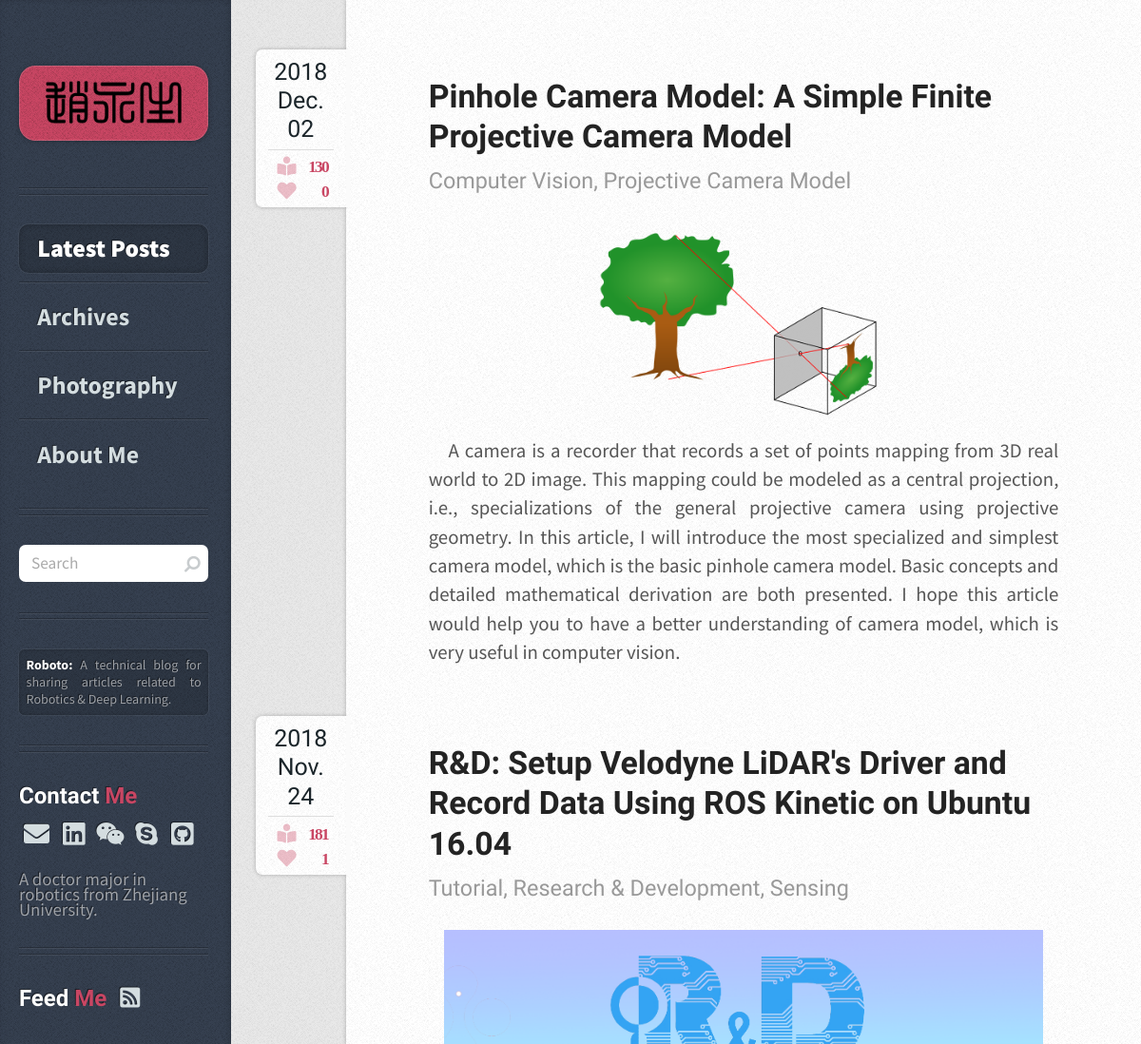
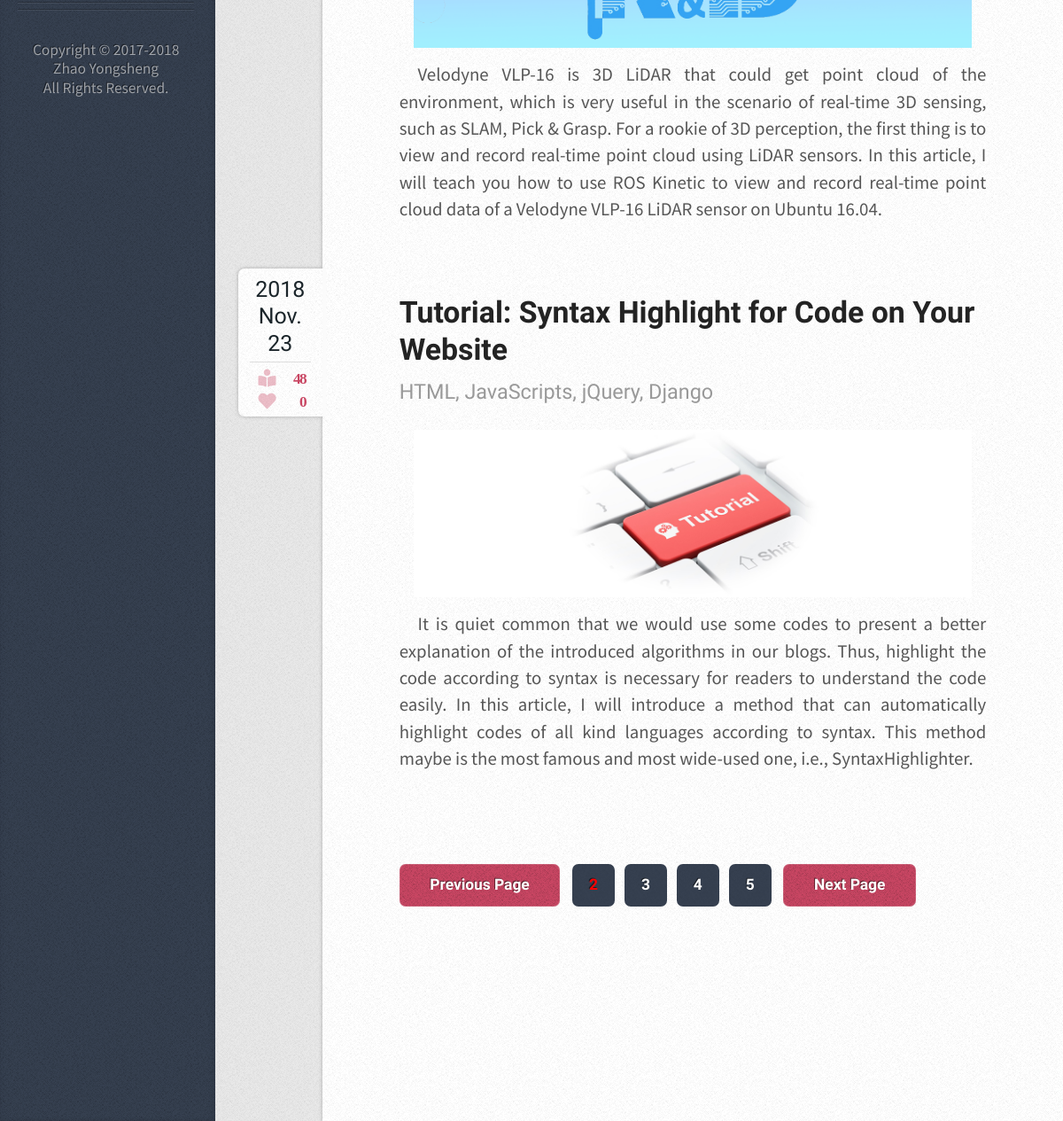
Page /index/pg=2/ on the committed database (2 pictures, top to bottom).
### article/models.py (models this page shows, shortened)
class Article(models.Model):
    title = models.CharField(max_length=100)  # 博客题目
    category = models.CharField(max_length=50, blank=True)  # 博客标签
    lovecount = models.IntegerField(default=0)  # 博客点赞数量
    date_time = models.DateTimeField(auto_now_add=True)  # 博客日期
    abstract = models.TextField(blank=True, null=True)  # 博客文章简介
    content = models.TextField(blank=True, null=True)  # 博客文章正文
    cover = models.CharField(max_length=75, blank=True)  # 博客封面
    views = models.PositiveIntegerField(default=0) # 博客阅读数量
    class Meta:  # 按时间下降排序
        ordering = ['-date_time']

### article/views.py (the view)
# urls.py: url(r'^index/pg=(?P<pg>\d+)/$', index, name='index'),
def index(request, pg):
        pg = int(pg)
        post_list = Article.objects.all()  # 获取全部的Article对象
        post_num = len(post_list)
        if post_num < 3*(pg-1)+1:   # 处理超页的情况
            pg = pg - 1
        if pg < 1:    # 处理页码为零的情况
            pg = 1
        page_num = int(math.ceil(post_num/3.0))
        if page_num > 4:
            page_max = page_num     # 两种模式，一种小于等于4页；一种大于4页
        else:
            page_max = 0
        if post_num > 3*pg:
            return render(request, 'index.html', {'post_list': post_list[3*(pg-1):3*pg], 'page_num': range(1, page_num+1), 'page_max': page_max, 'currt_pg': pg})
        else:
            return render(request, 'index.html', {'post_list': post_list[3*(pg-1): post_num], 'page_num': range(1, page_num+1), 'page_max': page_max, 'currt_pg': pg})

### templates/index.html (shortened to what this page needs)
	{% extends "base.html" %}
{% load static %}
{% block content_post %}
{% for post in post_list%}
    <article class="box post post-excerpt">
      <header>
        <h2><a href="{% url "article" id=post.id %}">{{ post.title }}</a></h2>
        <p>{{ post.category }}</p>
      </header>
      <div class="info">
        <span class="date">
          <span class="year">{{post.date_time.year}}</span>
          {% if post.date_time.month == 1 %}
              <span class="month">Jan.</span>
          {% elif post.date_time.month == 2 %}
              <span class="month">Feb.</span>
          {% elif post.date_time.month == 3 %}
              <span class="month">Mar.</span>
          {% elif post.date_time.month == 4 %}
              <span class="month">Apr.</span>
          {% elif post.date_time.month == 5 %}
              <span class="month">May.</span>
          {% elif post.date_time.month == 6 %}
              <span class="month">Jun.</span>
          {% elif post.date_time.month == 7 %}
              <span class="month">Jul.</span>
          {% elif post.date_time.month == 8 %}
              <span class="month">Aug.</span>
          {% elif post.date_time.month == 9 %}
              <span class="month">Sep.</span>
          {% elif post.date_time.month == 10 %}
              <span class="month">Oct.</span>
          {% elif post.date_time.month == 11 %}
              <span class="month">Nov.</span>
          {% else %}
              <span class="month">Dec.</span>
          {% endif %}
          {% if post.date_time.day < 10 %}
              <span class="month">0{{post.date_time.day}}</span>
          {% else %}
              <span class="month">{{post.date_time.day}}</span>
          {% endif %}
        </span>
        <ul class="stats" style="padding:0em; margin:0.5em 0em 0em 0em">
          <li><a href="#" class="fas fa-book-reader" style="margin:0.3em 0.2em 0.5em 0em; text-decoration:none; font-size: 1.0em; letter-spacing: -0.1em;">{{post.views}}</a></li>
          <li><a href="javascript:void(0)" class="fas fa-heart" style="margin:0.3em 0.2em 0.0em 0em; text-decoration:none; font-size: 1.0em; letter-spacing: -0.1em;" onclick="addLove({{post.id}})" id="a_love_{{post.id}}" >{{post.lovecount}}</a></li>
        </ul>
      </div>
      <img class="imagecover" src="{% static post.cover %}" alt="" />
      <p>{{ post.abstract | safe }}</p>
    </article>
{% endfor %}
{% endblock %}
{% block content_pagination %}
    <div class="pagination">
      {% if currt_pg > 1%}
      <a href="{% url "index" pg=currt_pg|add:"-1" %}" class="button previous">Previous Page</a>
      {% endif %}
      <div class="pages">
        {% if page_max == 0 %}
          {% for page in page_num %}
             {% if page == currt_pg %}
                <a href="{% url "index" pg=page %}" class="active" style="color:red">{{ page }}</a>
             {% else %}
                <a href="{% url "index" pg=page %}" class="active">{{ page }}</a>
             {% endif %}
          {% endfor %}
        {% else %}
          {% if page_max == currt_pg|add:"+3" %}
            <a href="{% url "index" pg=currt_pg %}" class="active" style="color:red">{{ currt_pg }}</a>
            <a href="{% url "index" pg=currt_pg|add:"+1" %}" class="active">{{ currt_pg|add:"+1" }}</a>
            <a href="{% url "index" pg=currt_pg|add:"+2" %}" class="active">{{ currt_pg|add:"+2" }}</a>
            <a href="{% url "index" pg=currt_pg|add:"+3" %}" class="active">{{ currt_pg|add:"+3" }}</a>
          {% endif %}
        {% endif %}
      </div>
      <a href="{% url "index" pg=currt_pg|add:"+1" %}" class="button next">Next Page</a>
    </div>
{% endblock %}
{% block content_nav %}
<li class="current"><a href="{% url "home" %}">Latest Posts</a></li>
<li><a href="{% url "archives" %}">Archives</a></li>
<li><a href="{% url "photography" %}">Photography</a></li>
<li><a href="{% url "about_me" %}">About Me</a></li>
{% endblock%}

### rows in the picture
Article: title "Pinhole Camera Model: A Simple Finite Projective Camera Model", category "Computer Vision, Projective Camera Model", date_time.year "2018", shows "Dec.", date_time.day "2", views "130", lovecount "0", cover (picture), abstract "A camera is a recorder that records a set of points mapping from 3D real world to 2D image. This mapping could be modeled as a central projection, i.e., specializations of the general projective camera using projective geometry. In this article, I will introduce the most specialized and simplest camera model, which is the basic pinhole camera model. Basic concepts and detailed mathematical derivation are both presented. I hope this article would help you to have a better understanding of camera model, which is very useful in computer vision."
Article: title "R&D: Setup Velodyne LiDAR's Driver and Record Data Using ROS Kinetic on Ubuntu 16.04", category "Tutorial, Research & Development, Sensing", date_time.year "2018", shows "Nov.", date_time.day "24", views "181", lovecount "1", cover (picture), abstract "Velodyne VLP-16 is 3D LiDAR that could get point cloud of the environment, which is very useful in the scenario of real-time 3D sensing, such as SLAM, Pick & Grasp. For a rookie of 3D perception, the first thing is to view and record real-time point cloud using LiDAR sensors. In this article, I will teach you how to use ROS Kinetic to view and record real-time point cloud data of a Velodyne VLP-16 LiDAR sensor on Ubuntu 16.04."
Article: title "Tutorial: Syntax Highlight for Code on Your Website", category "HTML, JavaScripts, jQuery, Django", date_time.year "2018", shows "Nov.", date_time.day "23", views "48", lovecount "0", cover (picture), abstract "It is quiet common that we would use some codes to present a better explanation of the introduced algorithms in our blogs. Thus, highlight the code according to syntax is necessary for readers to understand the code easily. In this article, I will introduce a method that can automatically highlight codes of all kind languages according to syntax. This method maybe is the most famous and most wide-used one, i.e., SyntaxHighlighter."

### other values in the picture
{{ currt_pg }} "2"
{{ currt_pg|add:"+1" }} "3"
{{ currt_pg|add:"+2" }} "4"
{{ currt_pg|add:"+3" }} "5"
